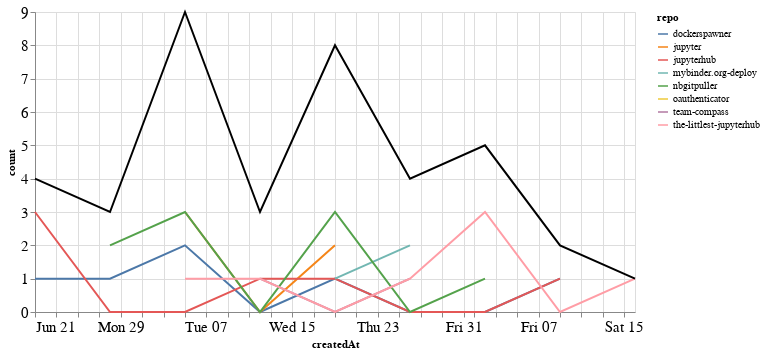

Source (notebook cell):
### Markdown cell above
## Comments

### Code cell
comments_time = comments.groupby('repo').resample('W', on='createdAt').count()['author'].reset_index()
comments_time = comments_time.rename(columns={'author': 'count'})
comments_time_total = comments_time.groupby('createdAt').agg({"count": "sum"}).reset_index()
ch1 = alt.Chart(comments_time, width=600).mark_line().encode(
    x='createdAt',
    y='count',
    color='repo',
    tooltip="repo"
)

ch2 = alt.Chart(comments_time_total, width=600).mark_line(color="black").encode(
    x='createdAt',
    y='count',
)

ch1 + ch2

### Figure 1 — Vega-Lite specification as saved in the notebook (floating-point values rounded to 4 significant figures)
{"config": {"axisLeft": {"labelFontSize": 15}, "axisBottom": {"labelFontSize": 15}}, "layer": [{"data": {"name": "data-9ad6b9873a30c74a470c2036b71b8937"}, "mark": "line", "encoding": {"color": {"type": "nominal", "field": "repo"}, "tooltip": {"type": "nominal", "field": "repo"}, "x": {"type": "temporal", "field": "createdAt"}, "y": {"type": "quantitative", "field": "count"}}, "width": 600}, {"data": {"name": "data-952697c9783b7bdc85afb7848a74f0e2"}, "mark": {"type": "line", "color": "black"}, "encoding": {"x": {"type": "temporal", "field": "createdAt"}, "y": {"type": "quantitative", "field": "count"}}, "width": 600}], "$schema": "https://vega.github.io/schema/vega-lite/v4.8.1.json", "datasets": {"data-9ad6b9873a30c74a470c2036b71b8937": [{"repo": "dockerspawner", "createdAt": "2020-06-21T00:00:00", "count": 1}, {"repo": "dockerspawner", "createdAt": "2020-06-28T00:00:00", "count": 1}, {"repo": "dockerspawner", "createdAt": "2020-07-05T00:00:00", "count": 2}, {"repo": "dockerspawner", "createdAt": "2020-07-12T00:00:00", "count": 0}, {"repo": "dockerspawner", "createdAt": "2020-07-19T00:00:00", "count": 1}, {"repo": "dockerspawner", "createdAt": "2020-07-26T00:00:00", "count": 0}, {"repo": "dockerspawner", "createdAt": "2020-08-02T00:00:00", "count": 0}, {"repo": "dockerspawner", "createdAt": "2020-08-09T00:00:00", "count": 1}, {"repo": "jupyter", "createdAt": "2020-07-05T00:00:00", "count": 3}, {"repo": "jupyter", "createdAt": "2020-07-12T00:00:00", "count": 0}, {"repo": "jupyter", "createdAt": "2020-07-19T00:00:00", "count": 2}, {"repo": "jupyterhub", "createdAt": "2020-06-21T00:00:00", "count": 3}, {"repo": "jupyterhub", "createdAt": "2020-06-28T00:00:00", "count": 0}, {"repo": "jupyterhub", "createdAt": "2020-07-05T00:00:00", "count": 0}, {"repo": "jupyterhub", "createdAt": "2020-07-12T00:00:00", "count": 1}, {"repo": "jupyterhub", "createdAt": "2020-07-19T00:00:00", "count": 1}, {"repo": "jupyterhub", "createdAt": "2020-07-26T00:00:00", "count": 0}, {"repo": "jupyterhub", "createdAt": "2020-08-02T00:00:00", "count": 0}, {"repo": "jupyterhub", "createdAt": "2020-08-09T00:00:00", "count": 1}, {"repo": "mybinder.org-deploy", "createdAt": "2020-07-19T00:00:00", "count": 1}, {"repo": "mybinder.org-deploy", "createdAt": "2020-07-26T00:00:00", "count": 2}, {"repo": "nbgitpuller", "createdAt": "2020-06-28T00:00:00", "count": 2}, {"repo": "nbgitpuller", "createdAt": "2020-07-05T00:00:00", "count": 3}, {"repo": "nbgitpuller", "createdAt": "2020-07-12T00:00:00", "count": 0}, {"repo": "nbgitpuller", "createdAt": "2020-07-19T00:00:00", "count": 3}, {"repo": "nbgitpuller", "createdAt": "2020-07-26T00:00:00", "count": 0}, {"repo": "nbgitpuller", "createdAt": "2020-08-02T00:00:00", "count": 1}, {"repo": "oauthenticator", "createdAt": "2020-08-02T00:00:00", "count": 1}, {"repo": "team-compass", "createdAt": "2020-07-12T00:00:00", "count": 1}, {"repo": "team-compass", "createdAt": "2020-07-19T00:00:00", "count": 0}, {"repo": "team-compass", "createdAt": "2020-07-26T00:00:00", "count": 1}, {"repo": "the-littlest-jupyterhub", "createdAt": "2020-07-05T00:00:00", "count": 1}, {"repo": "the-littlest-jupyterhub", "createdAt": "2020-07-12T00:00:00", "count": 1}, {"repo": "the-littlest-jupyterhub", "createdAt": "2020-07-19T00:00:00", "count": 0}, {"repo": "the-littlest-jupyterhub", "createdAt": "2020-07-26T00:00:00", "count": 1}, {"repo": "the-littlest-jupyterhub", "createdAt": "2020-08-02T00:00:00", "count": 3}, {"repo": "the-littlest-jupyterhub", "createdAt": "2020-08-09T00:00:00", "count": 0}, {"repo": "the-littlest-jupyterhub", "createdAt": "2020-08-16T00:00:00", "count": 1}], "data-952697c9783b7bdc85afb7848a74f0e2": [{"createdAt": "2020-06-21T00:00:00", "count": 4}, {"createdAt": "2020-06-28T00:00:00", "count": 3}, {"createdAt": "2020-07-05T00:00:00", "count": 9}, {"createdAt": "2020-07-12T00:00:00", "count": 3}, {"createdAt": "2020-07-19T00:00:00", "count": 8}, {"createdAt": "2020-07-26T00:00:00", "count": 4}, {"createdAt": "2020-08-02T00:00:00", "count": 5}, {"createdAt": "2020-08-09T00:00:00", "count": 2}, {"createdAt": "2020-08-16T00:00:00", "count": 1}]}}
